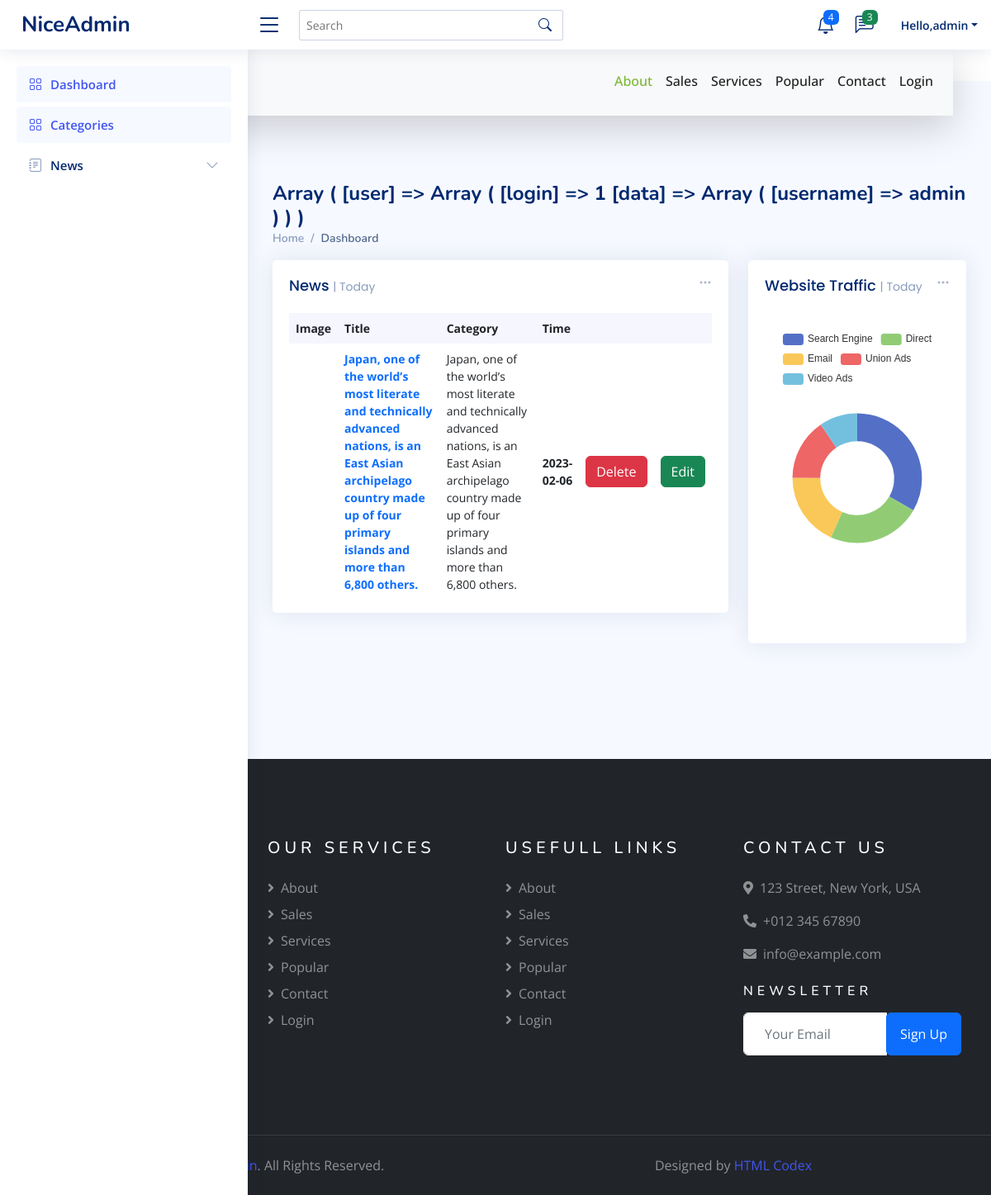
The page /cabinet (signed in) on the database its author committed.
### tables this page shows
CREATE TABLE `blog` (
  `id` int NOT NULL,
  `d_id` int NOT NULL,
  `text` text NOT NULL,
  `img` text NOT NULL,
  `datee` date NOT NULL
);

### config/routes.php (called while the page is built)
<?php
return array(
    'services'=>'main/services',
    'user/register'=>'user/register',
    'user/login'=>'user/login',
    'cabinet/edit/([0-9]+)'=>'cabinet/edit/$1',
    'cabinet/delete/([0-9]+)'=>'cabinet/delete/$1',
     'cabinet/create'=>'cabinet/create',
     'cabinet'=>'cabinet/index',
     'about'=>'main/about',
    'sales'=>'main/sales',
    'main'=>'main/index',
    'popular'=>'main/popular',
    'testimonial'=>'main/testimonial',
    'map'=>'main/map',
    'europe'=>'main/europe',
    'america'=>'main/america',
    'australia'=>'main/australia',
    'asia'=>'main/asia',
    ''=>'main/about'
)
?>

### controllers/CabinetController.php (called while the page is built, shortened)
<?php
include_once ROOT.'/models/Tours.php';
class CabinetController{
    public function actionIndex () {
        $CabinetNews = Tours::getCabinetNewslist();
        include_once "views/admin/cabinet.php";
        return true;
    }
}
?>

### models/Tours.php (called while the page is built, shortened)
<?php
    class Tours{
        public static function getCabinetNewslist(){
            $db = Db::getConnection();
           $CabinetNewsList = [];
           $result = $db->query('SELECT * FROM `blog`, davlat WHERE davlat.id=6 AND  blog.id=2 LIMIT 3;');
           $i = 0;
           while ($row = $result->fetch()) {
            $CabinetNewsList[$i]['id'] = $row['id'];
            $CabinetNewsList[$i]['text'] = $row['text'];
            $CabinetNewsList[$i]['img'] = $row['img'];
            $CabinetNewsList[$i]['datee'] = $row['datee'];
              $i++;
           }
           return $CabinetNewsList;
          }
    }
?>

### views/admin/cabinet.php (the view, shortened to what this page needs)
<!DOCTYPE html>
<html lang="en">
<head>
  <link href="/views/admin/assets/vendor/bootstrap/css/bootstrap.min.css" rel="stylesheet">
  <link href="/views/admin/assets/vendor/bootstrap-icons/bootstrap-icons.css" rel="stylesheet">
  <link href="/views/admin/assets/vendor/boxicons/css/boxicons.min.css" rel="stylesheet">
  <link href="/views/admin/assets/vendor/quill/quill.snow.css" rel="stylesheet">
  <link href="/views/admin/assets/vendor/quill/quill.bubble.css" rel="stylesheet">
  <link href="/views/admin/assets/vendor/remixicon/remixicon.css" rel="stylesheet">
  <link href="/views/admin/assets/vendor/simple-datatables/style.css" rel="stylesheet">
  <link href="/views/admin/assets/css/style.css" rel="stylesheet">
</head>
<body>
  <header id="header" class="header fixed-top d-flex align-items-center">
    <div class="d-flex align-items-center justify-content-between">
      <a href="index.html" class="logo d-flex align-items-center">
        <span class="d-none d-lg-block">NiceAdmin</span>
      </a>
      <i class="bi bi-list toggle-sidebar-btn"></i>
    </div>
    <div class="search-bar">
      <form class="search-form d-flex align-items-center" method="POST" action="#">
        <input type="text" name="query" placeholder="Search" title="Enter search keyword">
        <button type="submit" title="Search"><i class="bi bi-search"></i></button>
      </form>
    </div>
    <nav class="header-nav ms-auto">
      <ul class="d-flex align-items-center">
        <li class="nav-item dropdown">
          <a class="nav-link nav-icon" href="#" data-bs-toggle="dropdown">
            <i class="bi bi-bell"></i>
            <span class="badge bg-primary badge-number">4</span>
          </a>
        </li>
        <li class="nav-item dropdown">
          <a class="nav-link nav-icon" href="#" data-bs-toggle="dropdown">
            <i class="bi bi-chat-left-text"></i>
            <span class="badge bg-success badge-number">3</span>
          </a>
        </li>
        <li class="nav-item dropdown pe-3">
          <a class="nav-link nav-profile d-flex align-items-center pe-0" href="#" data-bs-toggle="dropdown">
            <span class="d-none d-md-block dropdown-toggle ps-2">Hello,<?=$_SESSION['user']['data']['username']?></span>
          </a>
        </li>
      </ul>
    </nav>
  </header>
  <?php include_once "sidebar.php" ?>
  <main id="main" class="main">
    <div class="pagetitle">
      <h1><?php print_r($_SESSION); ?></h1>
      <nav>
        <ol class="breadcrumb">
          <li class="breadcrumb-item"><a href="index.html">Home</a></li>
          <li class="breadcrumb-item active">Dashboard</li>
        </ol>
      </nav>
    </div>
    <section class="section dashboard">
      <div class="row">
        <div class="col-lg-8">
          <div class="row">
            <div class="col-12">
              <div class="card top-selling overflow-auto">
                <div class="filter">
                  <a class="icon" href="#" data-bs-toggle="dropdown"><i class="bi bi-three-dots"></i></a>
                </div>
                <div class="card-body pb-0">
                  <h5 class="card-title">News <span>| Today</span></h5>
                  <table class="table table-borderless">
                    <thead>
                      <tr>
                        <th scope="col">Image</th>
                        <th scope="col">Title</th>
                        <th scope="col">Category</th>
                        <th scope="col" width="10%">Time</th>
                        <th scope="col"></th>
                        <th scope="col"></th>
                      </tr>
                    </thead>
                    <tbody>
                      <?php foreach ($CabinetNews as  $NewsList){?>
                      <tr>
                        <th scope="row"><a href="#"><img src="assets/img/NEWS/<?=$NewsList['img']?>" alt=""></a></th>
                        <td><a href="#" class="text-primary fw-bold"><?=$NewsList['text']?></a></td>
                        <td><?=$NewsList['text']?></td>
                        <td class="fw-bold"><?=$NewsList['datee']?></td>
                        <td><a href="/cabinet/delete/<?=$NewsList['id']?>" class="btn btn-danger">Delete</a></td>
                        <td><button type="button" class="btn btn-success">Edit</button></td>
                      </tr>
                      <?php } ?>
                    </tbody>
                  </table>
                </div>
              </div>
            </div>
          </div>
        </div>
        <div class="col-lg-4">
          <div class="card">
            <div class="filter">
              <a class="icon" href="#" data-bs-toggle="dropdown"><i class="bi bi-three-dots"></i></a>
            </div>
            <div class="card-body pb-0">
              <h5 class="card-title">Website Traffic <span>| Today</span></h5>
              <div id="trafficChart" style="min-height: 400px;" class="echart"></div>
              <script>
                document.addEventListener("DOMContentLoaded", () => {
                  echarts.init(document.querySelector("#trafficChart")).setOption({
                    tooltip: {
                      trigger: 'item'
                    },
                    legend: {
                      top: '5%',
                      left: 'center'
                    },
                    series: [{
                      name: 'Access From',
                      type: 'pie',
                      radius: ['40%', '70%'],
                      avoidLabelOverlap: false,
                      label: {
                        show: false,
                        position: 'center'
                      },
                      emphasis: {
                        label: {
                          show: true,
                          fontSize: '18',
                          fontWeight: 'bold'
                        }
                      },
                      labelLine: {
                        show: false
                      },
                      data: [{
                          value: 1048,
                          name: 'Search Engine'
                        },
                        {
                          value: 735,
                          name: 'Direct'
                        },
                        {
                          value: 580,
                          name: 'Email'
                        },
                        {
                          value: 484,
                          name: 'Union Ads'
                        },
                        {
                          value: 300,
                          name: 'Video Ads'
                        }
                      ]
                    }]
                  });
                });
              </script>
            </div>
          </div>
        </div>
      </div>
    </section>
  </main>
</body>
</html>

### components/Router.php (shortened to what this page needs)
<?php
class Router{
private $routes;
public function __construct()
{
    $routesPath = ROOT.'/config/routes.php';
    $this->routes = include($routesPath);
}
public function getUrl(){
    if (!empty($_SERVER['REQUEST_URI'])) {
        return trim($_SERVER['REQUEST_URI'],'/');
    }
}
public function run(){
$uri = $this->getUrl();
foreach ($this->routes as $uriPattern => $path) {
    if(preg_match("~$uriPattern~",$uri)){
        $tashqi = preg_replace("~$uriPattern~",$path,$uri);
        $qiymat = explode('/',$tashqi);
        $controlllernomi = array_shift($qiymat).'Controller';
        $metodnomi = 'action'.ucfirst(array_shift($qiymat));
        $parametr = $qiymat;
        $controllerObyekt = new $controlllernomi;
        $result = call_user_func_array(array($controllerObyekt,$metodnomi),$parametr);
        if($result != null){
            break;
        }
    }
}
}
}
?>

### views/admin/assets/css/style.css (style rules this page uses)
:root { scroll-behavior: smooth; }
body { font-family: "Open Sans", sans-serif; background: #f6f9ff; color: #444444; }
a { color: #4154f1; text-decoration: none; }
h1, h2, h3, h4, h5, h6 { font-family: "Nunito", sans-serif; }
#main { margin-top: 60px; padding: 20px 30px; transition: all 0.3s; }
.pagetitle { margin-bottom: 10px; }
.pagetitle h1 { font-size: 24px; margin-bottom: 0; font-weight: 600; color: #012970; }
.card { margin-bottom: 30px; border: none; border-radius: 5px; box-shadow: 0px 0 30px rgba(1, 41, 112, 0.1); }
.card-title { padding: 20px 0 15px 0; font-size: 18px; font-weight: 500; color: #012970; font-family: "Poppins", sans-serif; }
.card-title span { color: #899bbd; font-size: 14px; font-weight: 400; }
.card-body { padding: 0 20px 20px 20px; }
.breadcrumb { font-size: 14px; font-family: "Nunito", sans-serif; color: #899bbd; font-weight: 600; }
.breadcrumb a { color: #899bbd; transition: 0.3s; }
.breadcrumb .breadcrumb-item::before { color: #899bbd; }
.breadcrumb .active { color: #51678f; font-weight: 600; }
.logo { line-height: 1; }
@media (min-width: 1200px) { .logo { width: 280px; } }
.logo span { font-size: 26px; font-weight: 700; color: #012970; font-family: "Nunito", sans-serif; }
.header { transition: all 0.5s; z-index: 997; height: 60px; box-shadow: 0px 2px 20px rgba(1, 41, 112, 0.1); background-color: #fff; padding-left: 20px; }
.header .toggle-sidebar-btn { font-size: 32px; padding-left: 10px; cursor: pointer; color: #012970; }
.header .search-bar { min-width: 360px; padding: 0 20px; }
.header .search-form { width: 100%; }
.header .search-form input { border: 0; font-size: 14px; color: #012970; border: 1px solid rgba(1, 41, 112, 0.2); padding: 7px 38px 7px 8px; border-radius: 3px; transition: 0.3s; width: 100%; }
.header .search-form button { border: 0; padding: 0; margin-left: -30px; background: none; }
.header .search-form button i { color: #012970; }
.header-nav ul { list-style: none; }
.header-nav>ul { margin: 0; padding: 0; }
.header-nav .nav-icon { font-size: 22px; color: #012970; margin-right: 25px; position: relative; }
.header-nav .nav-profile { color: #012970; }
.header-nav .nav-profile span { font-size: 14px; font-weight: 600; }
.header-nav .badge-number { position: absolute; inset: -2px -5px auto auto; font-weight: normal; font-size: 12px; padding: 3px 6px; }
@media (min-width: 1200px) { #main, #footer { margin-left: 300px; } }
.dashboard .filter { position: absolute; right: 0px; top: 15px; }
.dashboard .filter .icon { color: #aab7cf; padding-right: 20px; padding-bottom: 5px; transition: 0.3s; font-size: 16px; }
.dashboard .top-selling { font-size: 14px; }
.dashboard .top-selling .table thead { background: #f6f6fe; }
.dashboard .top-selling .table thead th { border: 0; }
.dashboard .top-selling .table tbody td { vertical-align: middle; }

### rows shown on the page
blog: text "Japan, one of the world’s most literate and technically advanced nations, is an East Asian archipelago country made up of four primary islands and more than 6,800 others.", datee "2023-02-06"
